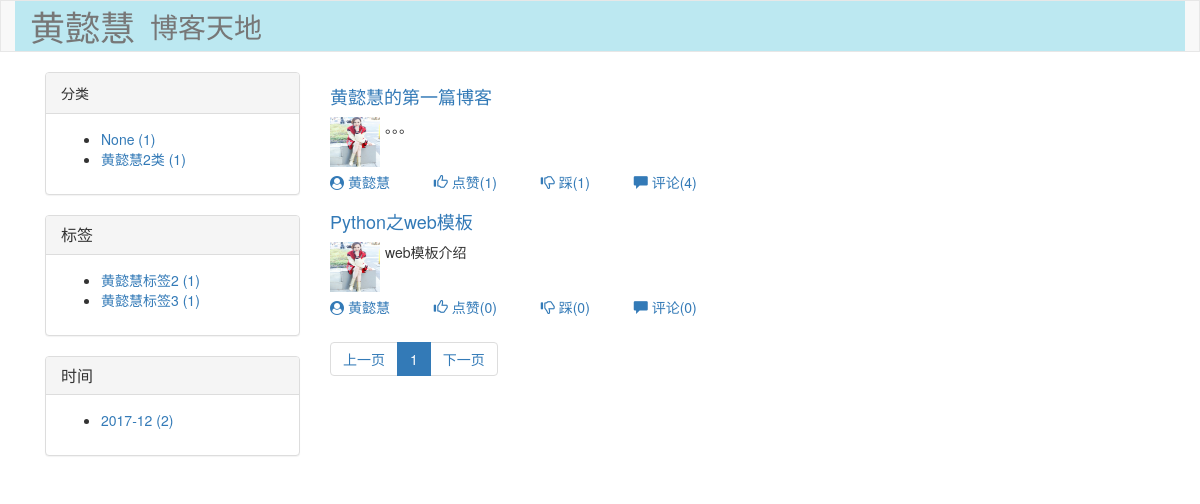
The app's page /hyh/category/None/, older data.
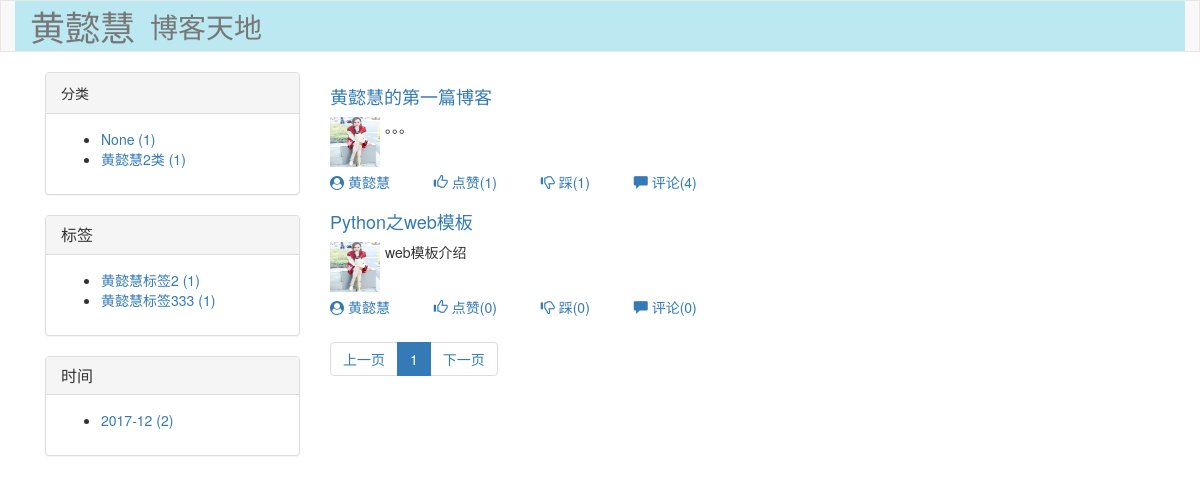
The same page, newer data.
### app01/models.py (models this page shows, shortened)
class Tag(models.Model):
    nid = models.AutoField(primary_key=True)
    title = models.CharField(verbose_name='标签名称', max_length=32)
    blog = models.ForeignKey(verbose_name='所属博客', to='Blog', to_field='nid')

### app01/views.py (the view)
# urls.py: url(r'^(?P<site>\w+)/(?P<key>((tag)|(create_time)|(category)))/(?P<val>\w+-*\w*)/', views.filter),
def filter(request,site,key,val):
    blog = models.Blog.objects.filter(site=site).first()
    category_list = models.Article.objects.filter(blog=blog).values('category_id', 'category__title').annotate(
        ct=Count('nid'))
    tag_list = models.Article2Tag.objects.filter(article__blog=blog).values('tag_id', 'tag__title').annotate(
        ct=Count('id'))
    create_time_list = models.Article.objects.filter(blog=blog).extra(
        select={"ctime": 'strftime("%%Y-%%m",create_time)'}).values('ctime').annotate(c=Count('nid'))
    if key == 'category':
        try:
            article_list = models.Article.objects.filter(blog=blog,category_id=val)
        except Exception as e:
            article_list = models.Article.objects.filter(blog=blog)
    elif key == 'tag':
        article_list = models.Article.objects.filter(blog=blog,tags__nid=val)
    else:
        article_list = models.Article.objects.filter(blog=blog).extra(where=['strftime("%%Y-%%m",create_time)=%s',],params=[val,])
    all_count = article_list.count()  # 获取数据库中指定对象的总条数
    base_url = '/%s/%s/%s/' % (blog.user.username,key,val)  # 获取跳转的url
    page_info = PageInfo(request.GET.get('page'), all_count, 2, base_url, 11)
    user_list = article_list[page_info.start():page_info.end()]  # 每页显示的数据
    return render(request,'filter.html',{
        'blog':blog,
        'category_list':category_list,
        'tag_list':tag_list,
        'create_time_list':create_time_list,
        'article_list':article_list,
        'user_list': user_list, 'page_info': page_info
    })

### utils/Pager.py (called while the page is built)
    def start(self):  # 取文章数据的时候
        return (self.current_page-1) * self.per_page  # 当前页减一乘以每页显示的条数  第几条

    def end(self):
        return self.current_page * self.per_page     # 当前页乘以每页显示的条数        到第几条

### templates/filter.html (shortened to what the changed rows need)
<!DOCTYPE html>
<html lang="en">
<head>
    <link rel="stylesheet" href="/static/bootstrap-3.3.7-dist/css/bootstrap.css">
    <link rel="stylesheet" href="/static/font-awesome-4.7.0/css/font-awesome.css">
    <link rel="stylesheet" href="/static/css/commons.css">
    <link rel="stylesheet" href="/static/css/theme/{{ blog.theme }}.css">
</head>
<body>
    <div class="container">
        <div class="col-md-3">
            <div class="panel panel-default">
                <div class="panel-body">
                   <ul>
                       {% for row in tag_list %}
                           <li><a href="/{{ blog.site }}/tag/{{ row.tag_id }}/">{{ row.tag__title }} ({{ row.ct }})</a></li>
                       {% endfor %}
                   </ul>
                </div>
            </div>
        </div>
    </div>
</body>
</html>

Row changes from the older to the newer data that the page shows:
changed Tag: tag__title "黄懿慧标签3" → "黄懿慧标签333"
